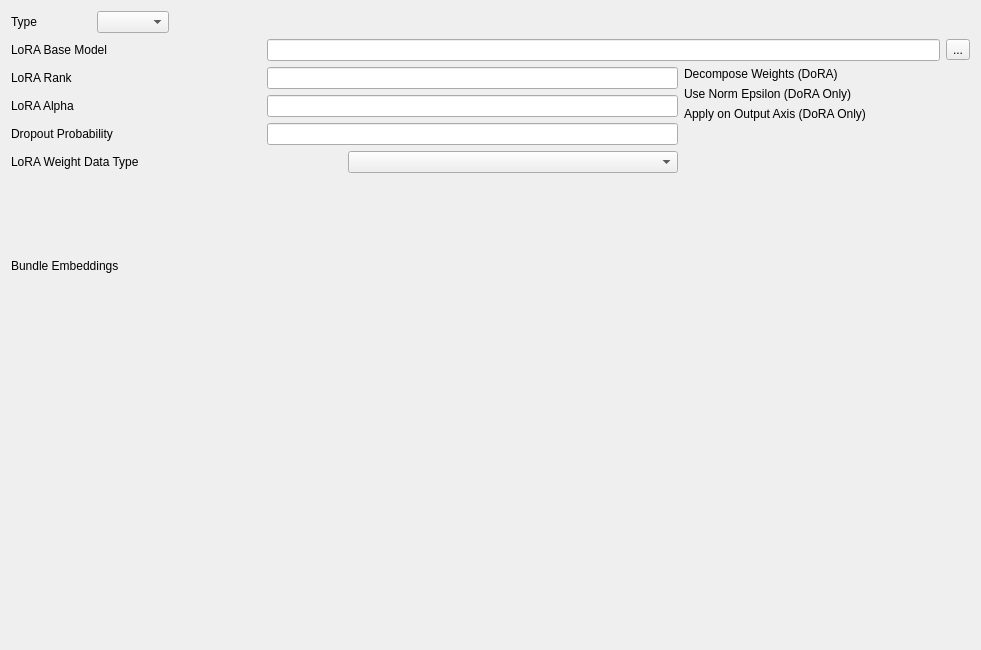
<?xml version="1.0" encoding="UTF-8"?>
<ui version="4.0">
 <class>Form</class>
 <widget class="QWidget" name="Form">
  <property name="geometry">
   <rect>
    <x>0</x>
    <y>0</y>
    <width>981</width>
    <height>650</height>
   </rect>
  </property>
  <property name="windowTitle">
   <string>Form</string>
  </property>
  <layout class="QVBoxLayout" name="verticalLayout_3">
   <item>
    <layout class="QHBoxLayout" name="horizontalLayout">
     <item>
      <widget class="QLabel" name="TypeLabel">
       <property name="minimumSize">
        <size>
         <width>80</width>
         <height>0</height>
        </size>
       </property>
       <property name="text">
        <string>Type</string>
       </property>
      </widget>
     </item>
     <item>
      <widget class="QComboBox" name="TypeCombo"/>
     </item>
     <item>
      <spacer name="horizontalSpacer">
       <property name="orientation">
        <enum>Qt::Orientation::Horizontal</enum>
       </property>
       <property name="sizeHint" stdset="0">
        <size>
         <width>40</width>
         <height>20</height>
        </size>
       </property>
      </spacer>
     </item>
    </layout>
   </item>
   <item>
    <layout class="QHBoxLayout" name="horizontalLayout_2">
     <item>
      <widget class="QLabel" name="BaseModelLabel">
       <property name="minimumSize">
        <size>
         <width>250</width>
         <height>0</height>
        </size>
       </property>
       <property name="text">
        <string>LoRA Base Model</string>
       </property>
      </widget>
     </item>
     <item>
      <widget class="QLineEdit" name="lineEdit"/>
     </item>
     <item>
      <widget class="QToolButton" name="toolButton">
       <property name="text">
        <string>...</string>
       </property>
      </widget>
     </item>
    </layout>
   </item>
   <item>
    <layout class="QHBoxLayout" name="horizontalLayout_11">
     <item>
      <layout class="QVBoxLayout" name="verticalLayout_2">
       <item>
        <layout class="QHBoxLayout" name="horizontalLayout_3">
         <item>
          <widget class="QLabel" name="RankLabel">
           <property name="minimumSize">
            <size>
             <width>250</width>
             <height>0</height>
            </size>
           </property>
           <property name="text">
            <string>LoRA Rank</string>
           </property>
          </widget>
         </item>
         <item>
          <widget class="QLineEdit" name="Rank"/>
         </item>
        </layout>
       </item>
       <item>
        <layout class="QHBoxLayout" name="horizontalLayout_4">
         <item>
          <widget class="QLabel" name="AlphaLabel">
           <property name="minimumSize">
            <size>
             <width>250</width>
             <height>0</height>
            </size>
           </property>
           <property name="text">
            <string>LoRA Alpha</string>
           </property>
          </widget>
         </item>
         <item>
          <widget class="QLineEdit" name="Alpha"/>
         </item>
        </layout>
       </item>
       <item>
        <layout class="QHBoxLayout" name="horizontalLayout_5">
         <item>
          <widget class="QLabel" name="DropoutLabel">
           <property name="minimumSize">
            <size>
             <width>250</width>
             <height>0</height>
            </size>
           </property>
           <property name="text">
            <string>Dropout Probability</string>
           </property>
          </widget>
         </item>
         <item>
          <widget class="QLineEdit" name="Dropout"/>
         </item>
        </layout>
       </item>
       <item>
        <layout class="QHBoxLayout" name="horizontalLayout_6">
         <item>
          <widget class="QLabel" name="WeightDataTypeLabel">
           <property name="minimumSize">
            <size>
             <width>250</width>
             <height>0</height>
            </size>
           </property>
           <property name="text">
            <string>LoRA Weight Data Type</string>
           </property>
          </widget>
         </item>
         <item>
          <widget class="QComboBox" name="WeightDataTypeCombo"/>
         </item>
        </layout>
       </item>
       <item>
        <layout class="QHBoxLayout" name="horizontalLayout_7">
         <item>
          <widget class="QLabel" name="BundleEmbeddingsLabel">
           <property name="minimumSize">
            <size>
             <width>250</width>
             <height>0</height>
            </size>
           </property>
           <property name="text">
            <string>Bundle Embeddings</string>
           </property>
          </widget>
         </item>
         <item>
          <widget class="PlCheckBox" name="BundleEmbeddingsCheck">
           <property name="toolTip">
            <string>Custom checkbox with styling</string>
           </property>
          </widget>
         </item>
        </layout>
       </item>
      </layout>
     </item>
     <item>
      <layout class="QVBoxLayout" name="verticalLayout">
       <item>
        <layout class="QHBoxLayout" name="horizontalLayout_8">
         <item>
          <widget class="QLabel" name="DecomposeWeightsLabel">
           <property name="minimumSize">
            <size>
             <width>280</width>
             <height>0</height>
            </size>
           </property>
           <property name="text">
            <string>Decompose Weights (DoRA)</string>
           </property>
          </widget>
         </item>
         <item>
          <widget class="PlCheckBox" name="DecomposeWeightsCheck">
           <property name="toolTip">
            <string>Custom checkbox with styling</string>
           </property>
          </widget>
         </item>
        </layout>
       </item>
       <item>
        <layout class="QHBoxLayout" name="horizontalLayout_9">
         <item>
          <widget class="QLabel" name="UseNormEpsilonLabel">
           <property name="minimumSize">
            <size>
             <width>280</width>
             <height>0</height>
            </size>
           </property>
           <property name="text">
            <string>Use Norm Epsilon (DoRA Only)</string>
           </property>
          </widget>
         </item>
         <item>
          <widget class="PlCheckBox" name="UseNormEpsilonCheck">
           <property name="toolTip">
            <string>Custom checkbox with styling</string>
           </property>
          </widget>
         </item>
        </layout>
       </item>
       <item>
        <layout class="QHBoxLayout" name="horizontalLayout_10">
         <item>
          <widget class="QLabel" name="ApplyOnOutputAxisLabel">
           <property name="minimumSize">
            <size>
             <width>280</width>
             <height>0</height>
            </size>
           </property>
           <property name="text">
            <string>Apply on Output Axis (DoRA Only)</string>
           </property>
          </widget>
         </item>
         <item>
          <widget class="PlCheckBox" name="ApplyOnOutputAxisCheck">
           <property name="toolTip">
            <string>Custom checkbox with styling</string>
           </property>
          </widget>
         </item>
        </layout>
       </item>
       <item>
        <spacer name="verticalSpacer">
         <property name="orientation">
          <enum>Qt::Orientation::Vertical</enum>
         </property>
         <property name="sizeHint" stdset="0">
          <size>
           <width>20</width>
           <height>40</height>
          </size>
         </property>
        </spacer>
       </item>
      </layout>
     </item>
    </layout>
   </item>
   <item>
    <spacer name="verticalSpacer_2">
     <property name="orientation">
      <enum>Qt::Orientation::Vertical</enum>
     </property>
     <property name="sizeHint" stdset="0">
      <size>
       <width>20</width>
       <height>270</height>
      </size>
     </property>
    </spacer>
   </item>
  </layout>
 </widget>
 <customwidgets>
  <customwidget>
   <class>PlCheckBox</class>
   <extends>QWidget</extends>
   <header>plwidgets.PlWidgets</header>
  </customwidget>
 </customwidgets>
 <resources/>
 <connections/>
</ui>
